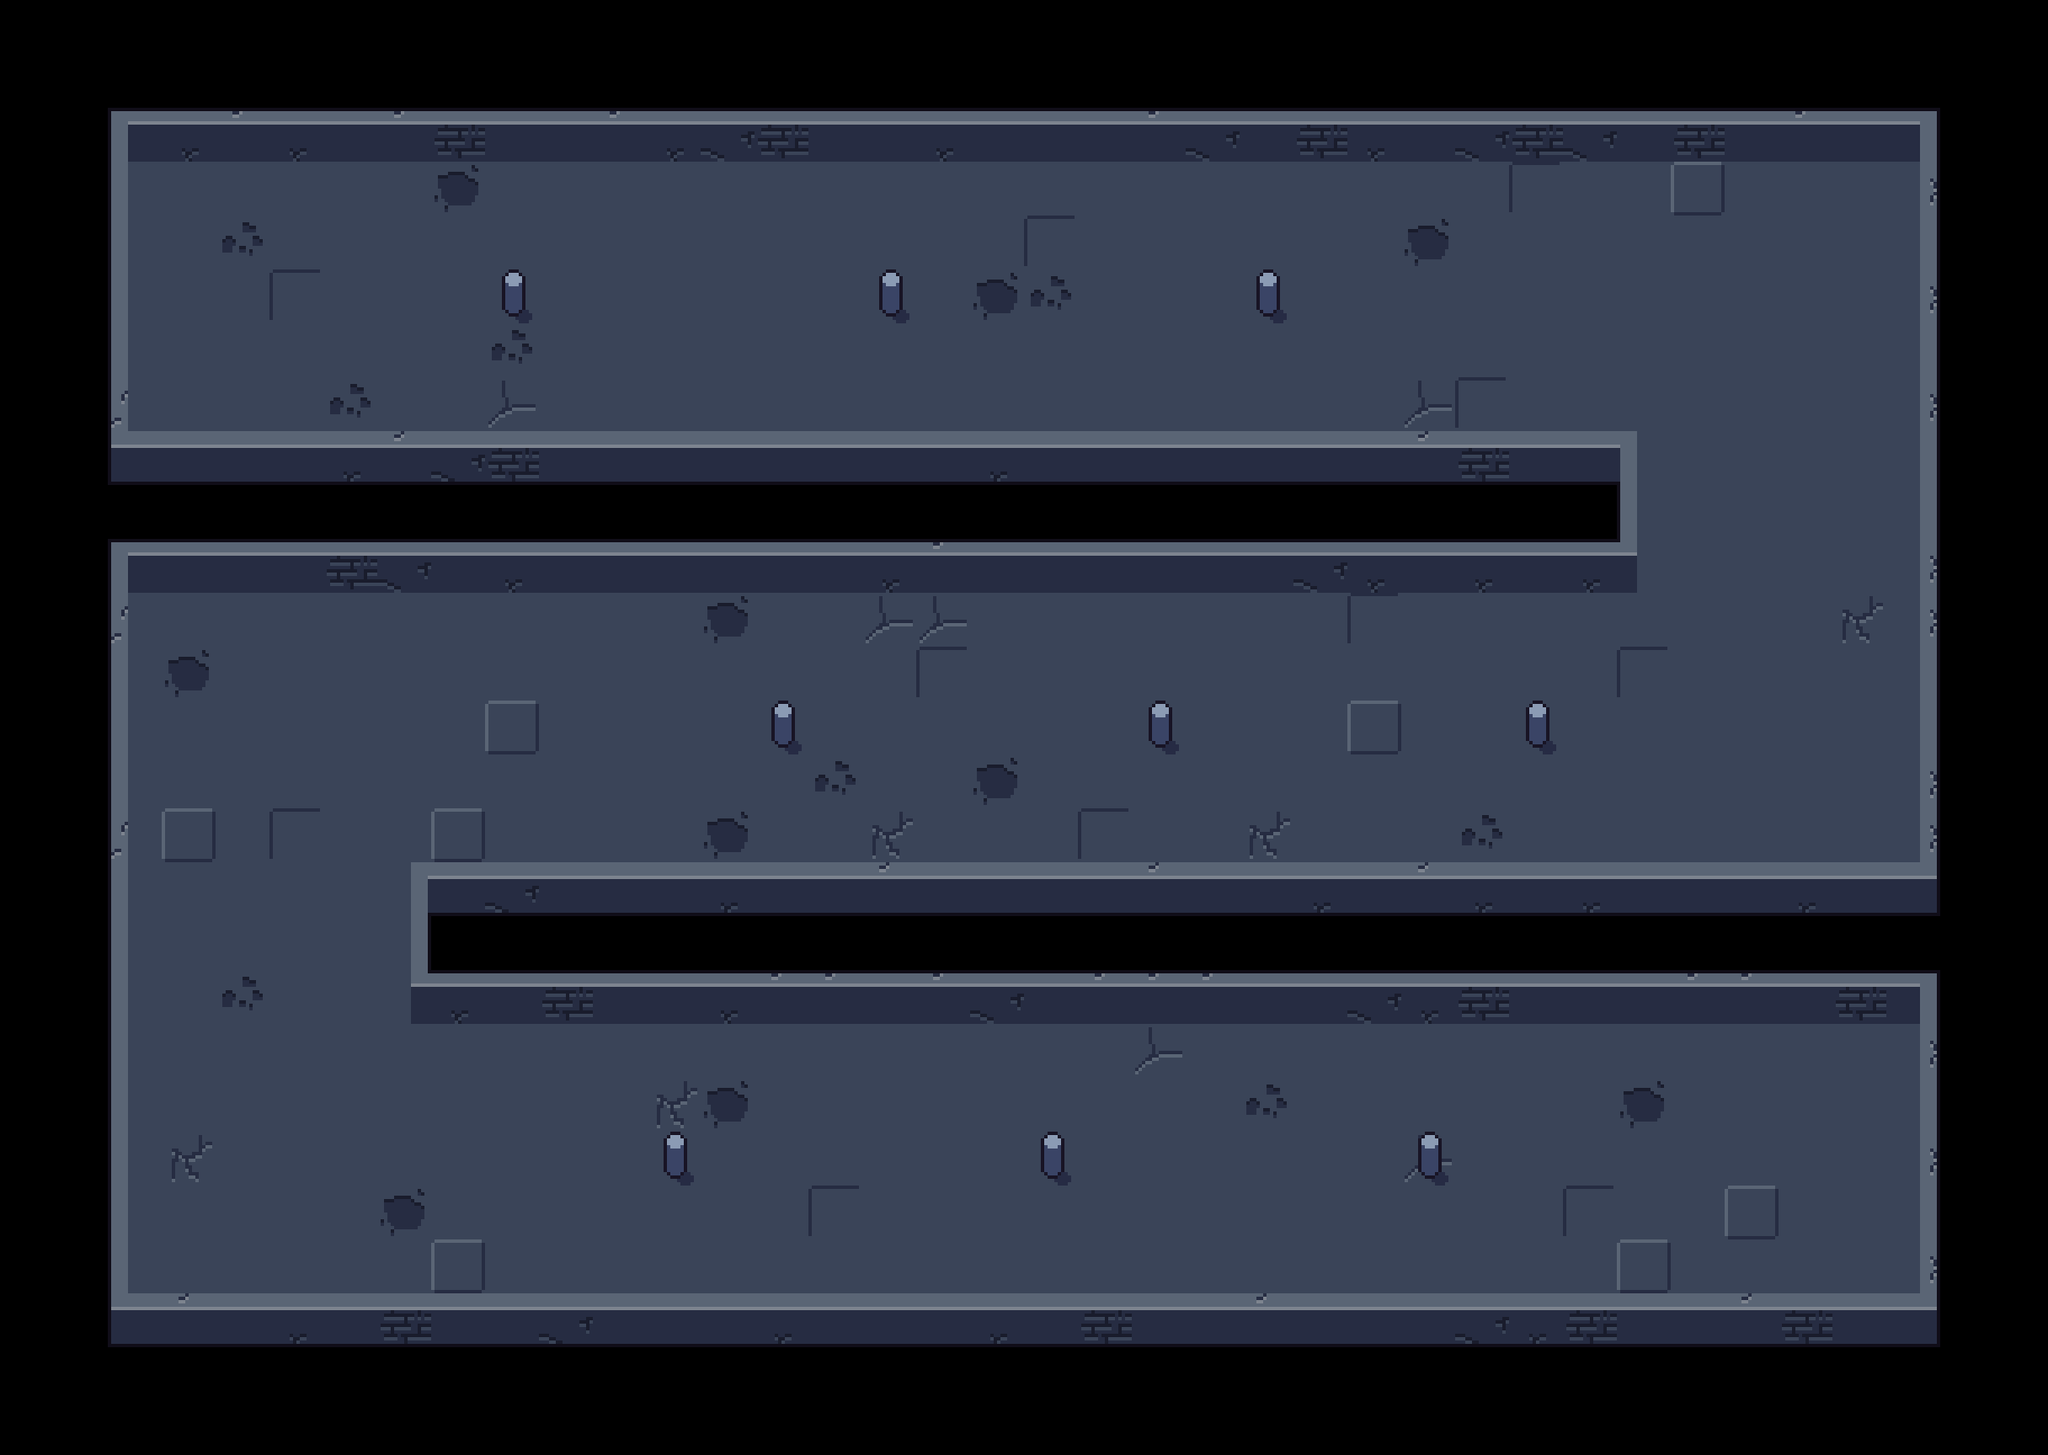

Tiled map render using the project's own tile images. Description and the map definition, with tile-layer contents summarised, below:
An orthogonal 38x27 tile map with 64x64 px tiles, 3 tile layers (Background, Walls, Decoration) and 35 objects.

<map version="1.10" tiledversion="1.12.2" orientation="orthogonal" renderorder="right-down" width="38" height="27" tilewidth="64" tileheight="64" infinite="0" nextlayerid="7" nextobjectid="74">
 <tileset firstgid="1" source="../Tilesets/Test.tsx" />
 <layer id="1" name="Background" width="38" height="27">
  <data>[1026 cells, 541 non-empty, 17 distinct tile ids]</data>
 </layer>
 <layer id="4" name="Walls" width="38" height="27">
  <data>[1026 cells, 185 non-empty, 16 distinct tile ids]</data>
 </layer>
 <layer id="2" name="Decoration" width="38" height="27">
  <data>[1026 cells, 9 non-empty, 1 distinct tile ids]</data>
 </layer>
 <objectgroup id="3" name="Collisions">
  <object id="1" x="128" y="128" width="2176" height="64">
   <properties>
    <property name="Seeable" type="bool" value="false" />
   </properties>
  </object>
  <object id="2" x="128" y="192" width="24" height="320">
   <properties>
    <property name="Seeable" type="bool" value="false" />
   </properties>
  </object>
  <object id="3" x="2280" y="192" width="24" height="832">
   <properties>
    <property name="Seeable" type="bool" value="false" />
   </properties>
  </object>
  <object id="4" x="128" y="512" width="1792" height="64">
   <properties>
    <property name="Seeable" type="bool" value="false" />
   </properties>
  </object>
  <object id="5" x="1920" y="512" width="24" height="192">
   <properties>
    <property name="Seeable" type="bool" value="false" />
   </properties>
  </object>
  <object id="6" x="128" y="640" width="1792" height="64">
   <properties>
    <property name="Seeable" type="bool" value="false" />
   </properties>
  </object>
  <object id="7" x="128" y="704" width="24" height="832">
   <properties>
    <property name="Seeable" type="bool" value="false" />
   </properties>
  </object>
  <object id="8" x="488" y="1024" width="24" height="192">
   <properties>
    <property name="Seeable" type="bool" value="false" />
   </properties>
  </object>
  <object id="9" x="512" y="1024" width="1792" height="64">
   <properties>
    <property name="Seeable" type="bool" value="false" />
   </properties>
  </object>
  <object id="10" x="512" y="1152" width="1792" height="64">
   <properties>
    <property name="Seeable" type="bool" value="false" />
   </properties>
  </object>
  <object id="11" x="2280" y="1216" width="24" height="320">
   <properties>
    <property name="Seeable" type="bool" value="false" />
   </properties>
  </object>
  <object id="12" x="128" y="1536" width="2176" height="64">
   <properties>
    <property name="Seeable" type="bool" value="false" />
   </properties>
  </object>
  <object id="13" x="596" y="344" width="28" height="36">
   <properties>
    <property name="Seeable" type="bool" value="false" />
   </properties>
  </object>
  <object id="14" x="1044" y="344" width="28" height="36">
   <properties>
    <property name="Seeable" type="bool" value="false" />
   </properties>
  </object>
  <object id="15" x="1492" y="344" width="28" height="36">
   <properties>
    <property name="Seeable" type="bool" value="false" />
   </properties>
  </object>
  <object id="16" x="1812" y="856" width="28" height="36">
   <properties>
    <property name="Seeable" type="bool" value="false" />
   </properties>
  </object>
  <object id="17" x="1364" y="856" width="28" height="36">
   <properties>
    <property name="Seeable" type="bool" value="false" />
   </properties>
  </object>
  <object id="18" x="916" y="856" width="28" height="36">
   <properties>
    <property name="Seeable" type="bool" value="false" />
   </properties>
  </object>
  <object id="19" x="788" y="1368" width="28" height="36">
   <properties>
    <property name="Seeable" type="bool" value="false" />
   </properties>
  </object>
  <object id="20" x="1236" y="1368" width="28" height="36">
   <properties>
    <property name="Seeable" type="bool" value="false" />
   </properties>
  </object>
  <object id="21" x="1684" y="1368" width="28" height="36">
   <properties>
    <property name="Seeable" type="bool" value="false" />
   </properties>
  </object>
 </objectgroup>
 <objectgroup id="5" name="LineOfSight">
  <properties>
   <property name="Seeable" type="bool" value="true" />
  </properties>
  <object id="22" x="152" y="192" width="2128" height="1">
   <properties>
    <property name="Seeable" type="bool" value="false" />
   </properties>
  </object>
  <object id="23" x="152" y="192" width="1" height="320">
   <properties>
    <property name="Seeable" type="bool" value="false" />
   </properties>
  </object>
  <object id="24" x="2280" y="192" width="1" height="832">
   <properties>
    <property name="Seeable" type="bool" value="false" />
   </properties>
  </object>
  <object id="25" x="152" y="512" width="1792" height="1">
   <properties>
    <property name="Seeable" type="bool" value="false" />
   </properties>
  </object>
  <object id="26" x="1944" y="512" width="1" height="192">
   <properties>
    <property name="Seeable" type="bool" value="false" />
   </properties>
  </object>
  <object id="27" x="152" y="704" width="1792" height="1">
   <properties>
    <property name="Seeable" type="bool" value="false" />
   </properties>
  </object>
  <object id="28" x="152" y="704" width="1" height="832">
   <properties>
    <property name="Seeable" type="bool" value="false" />
   </properties>
  </object>
  <object id="29" x="488" y="1024" width="1" height="192">
   <properties>
    <property name="Seeable" type="bool" value="false" />
   </properties>
  </object>
  <object id="30" x="488" y="1024" width="1792" height="1">
   <properties>
    <property name="Seeable" type="bool" value="false" />
   </properties>
  </object>
  <object id="31" x="488" y="1216" width="1792" height="1">
   <properties>
    <property name="Seeable" type="bool" value="false" />
   </properties>
  </object>
  <object id="32" x="2280" y="1216" width="1" height="320">
   <properties>
    <property name="Seeable" type="bool" value="false" />
   </properties>
  </object>
  <object id="33" x="152" y="1536" width="2128" height="1">
   <properties>
    <property name="Seeable" type="bool" value="false" />
   </properties>
  </object>
 </objectgroup>
 <objectgroup id="6" name="Enemy Locations">
  <object id="72" x="2112" y="468.485">
   <properties>
    <property name="ID" type="int" value="0" />
   </properties>
   <point />
  </object>
  <object id="73" x="2112" y="832">
   <properties>
    <property name="ID" type="int" value="0" />
   </properties>
   <point />
  </object>
 </objectgroup>
</map>
